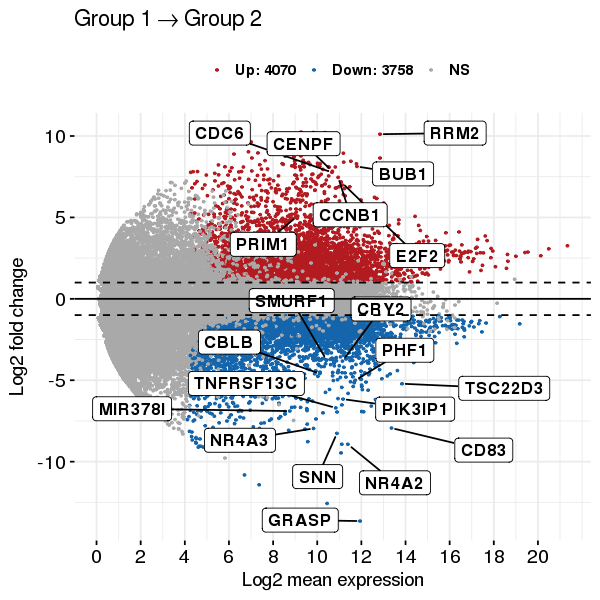

This figure's R source:
library(ggpubr)

data(diff_express)

# Add rectangle around labesl
g = ggmaplot(diff_express, main = expression("Group 1" %->% "Group 2"),
   fdr = 0.05, fc = 2, size = 0.4,
   palette = c("#B31B21", "#1465AC", "darkgray"),
   genenames = as.vector(diff_express$name),
   legend = "top", top = 20,
   font.label = c("bold", 11), label.rectangle = TRUE,
   font.legend = "bold",
   font.main = "bold",
   ggtheme = ggplot2::theme_minimal())

png("maplot.png", width=600, height=600, res=120)
print(g)
dev.off()

# big file
#pdf("maplot.pdf", width = 8, height = 8, useDingbats=F)
#print(g)
#dev.off()
